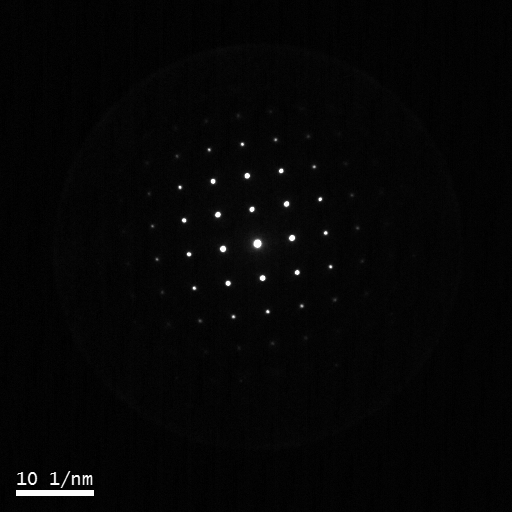
#> input picture image.jpg, 512 x 512 px
$ python 'DP Indexing_0711.py'
#> lines starting #> are read from the running program, lines starting #| are printed output that depends on the picture; after the words box and inside, x2 and y2 are one past the last pixel; in counts of white or black regions, pixels touching at a corner belong together
import cv2
import numpy as np
import math
import pandas as pd
import tkinter as tk
from tkinter import filedialog
from tkinter import messagebox, simpledialog
import os

# 마우스 이벤트 처리
start_x, start_y = 0, 0
end_x, end_y = 0, 0
dragging = False


def get_scalebar(selected_filename):

        # 선택지 버튼 클릭 시 실행되는 함수
    def handle_button_click(choice):
        global answer
        answer = choice
        window.destroy()

    # 이미지 파일 읽기
    image = cv2.imread(selected_filename)

    # 이미지 전처리
    gray = cv2.cvtColor(image, cv2.COLOR_BGR2GRAY)
    edges = cv2.Canny(gray, 50, 150)

    # 윤곽선 검출
    contours, _ = cv2.findContours(edges, cv2.RETR_EXTERNAL, cv2.CHAIN_APPROX_SIMPLE)

    # 사각형 찾기
    rectangles = []
    for contour in contours:
        x, y, w, h = cv2.boundingRect(contour)
        rectangles.append((x, y, w, h))

    # 긴 사각형 찾기
    longest_rectangle = max(rectangles, key=lambda r: r[2])

    while True:
        # 이미지 파일 읽기
        image = cv2.imread(selected_filename)

        # 이미지에 사각형 표시
        x, y, w, h = longest_rectangle
        cv2.rectangle(image, (x, y), (x + w, y + h), (0, 255, 0), 2)

        # 이미지 출력
        cv2.imshow("Longest Rectangle", image)
        cv2.waitKey(0)
        cv2.destroyAllWindows()

        # 사용자 확인을 위한 창 생성
        root = tk.Tk()
        root.withdraw()

        # 사용자 정의 창 생성
        window = tk.Toplevel(root)
        window.title("Confirmation")

        # 선택지 버튼 생성
        yes_button = tk.Button(window, text="Yes", command=lambda: handle_button_click("Yes"))
        no_button = tk.Button(window, text="No", command=lambda: handle_button_click("No"))
        skip_button = tk.Button(window, text="No rectangle here", command=lambda: handle_button_click("No rectangle here"))

        # 선택지 버튼 배치
        yes_button.pack(padx=10, pady=5)
        no_button.pack(padx=10, pady=5)
        skip_button.pack(padx=10, pady=5)

        # 사용자 확인 창 표시
        window.wait_window(window)

        if answer == "Yes":
            # 이미지에 사각형 표시
            x, y, w, h = longest_rectangle
            cv2.rectangle(image, (x, y), (x + w, y + h), (0, 255, 0), 2)

            # 이미지 출력
            cv2.imshow("Longest Rectangle", image)
            cv2.waitKey(0)
            cv2.destroyAllWindows()

            # 사용자가 "Yes" 선택한 경우, 다음 사각형으로 이동
            break
        elif answer == "No rectangle here":
            # 사용자가 "No rectangle here" 선택한 경우, 건너뛰고 반복 종료
            break
        else:
            # 사용자가 "No" 선택한 경우, 다음으로 긴 사각형 찾기
            rectangles.remove(longest_rectangle)
            longest_rectangle = max(rectangles, key=lambda r: r[2] * r[3])

    if answer != "No rectangle here":
        # 사용자에게 입력 받기
        root = tk.Tk()
        root.withdraw()

        scale_bar_length = simpledialog.askfloat("Input", "몇 1/nm 입니까?")
    else:
        scale_bar_length = "N/A"

    # 입력값 출력
    print("Scale Bar Length:", scale_bar_length)
    return w, scale_bar_length
def crop_image(selected_filename):
    # 이미지 파일 경로
    image_path = selected_filename

    # 이미지 로드
    image = cv2.imread(image_path)

    # 이미지 표시 윈도우 생성
    cv2.namedWindow("이미지 선택")
    cv2.imshow("이미지 선택", image)

    # 마우스 이벤트 처리
    start_x, start_y = 0, 0
    end_x, end_y = 0, 0
    dragging = False

    def on_mouse_event(event, x, y, flags, param):
        global dragging, start_x, start_y, end_x, end_y

        if event == cv2.EVENT_LBUTTONDOWN:
            dragging = True
            start_x, start_y = x, y

        elif event == cv2.EVENT_LBUTTONUP:
            dragging = False
            end_x, end_y = x, y
            # 선택한 범위 출력
            print("선택한 범위: x={0}, y={1}, width={2}, height={3}".format(start_x, start_y, end_x-start_x, end_y-start_y))

        elif event == cv2.EVENT_MOUSEMOVE:
            if dragging:
                # 드래그 중인 경우 사각형 그리기
                current_x, current_y = x, y
                cv2.rectangle(image, (start_x, start_y), (current_x, current_y), (0, 255, 0), 2)
                cv2.imshow("이미지 선택", image)

    # 마우스 이벤트 콜백 등록
    cv2.setMouseCallback("이미지 선택", on_mouse_event)

    # 사용자 입력 대기
    cv2.waitKey(0)

    # 윈도우 종료 및 리소스 정리
    cv2.destroyAllWindows()

    # 이미지 로드
    image = cv2.imread(selected_filename)

    # 선택한 범위만을 포함하는 이미지 추출
    cropped_image = image[start_y:end_y, start_x:end_x]

    # 새로운 이미지 표시
    cv2.imshow("Cropped Image", cropped_image)
    cv2.waitKey(0)
    cv2.destroyAllWindows()

# Tkinter 창 생성
root = tk.Tk()
root.withdraw()

# 파일 브라우저 열기
file_path = filedialog.askopenfilename()
#> the answer given: image.jpg

# 파일명 추출
selected_filename = file_path.split('/')[-1]

print("Selected File:", selected_filename)


crop_image(selected_filename)
#> in crop_image, image is the input picture: shape (512, 512, 3); min 0, max 253, mean 5.2
#> in crop_image, `cropped_image = image[start_y:end_y, start_x:end_x]`: cropped_image = empty array


width, scale_bar_length=get_scalebar(selected_filename)
#> in get_scalebar, `edges = cv2.Canny(gray, 50, 150)`:
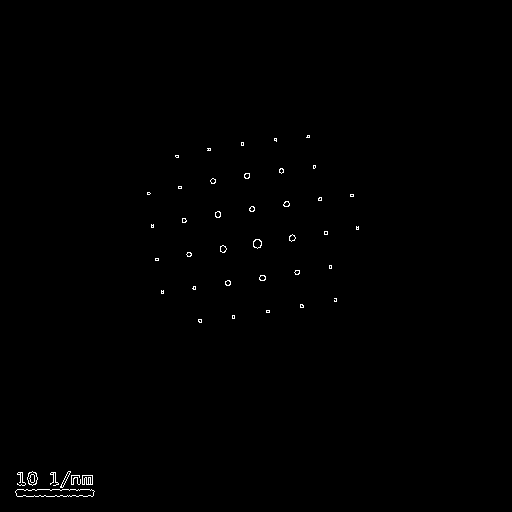
#> edges: shape (512, 512); 0.36% white in thin lines or dots, all inside (x1, y1, x2, y2) = (15, 135, 359, 497)
#> in get_scalebar, `contours, _ = cv2.findContours(edges, cv2.RETR_EXTERNAL, cv2.CHAIN_APP..`: contours = 43 contours, 30 with area under 20; largest, box (x1, y1, x2, y2) and area: (15, 489, 95, 497) 496, (27, 471, 38, 486) 102, (82, 475, 93, 485) 77, (253, 239, 262, 249) 59, (60, 471, 71, 488) 40
#> the loop in get_scalebar, `for contour in contours:` made 43 passes
#> (x, y, w, h) on passes 1, 2, 3, 4, 5, 6, 7, 8, 11, 12, 13, 14: (15, 489, 80, 8), (82, 475, 11, 10), (71, 475, 10, 10), (50, 472, 9, 14), (17, 472, 9, 14), (60, 471, 11, 17), (27, 471, 11, 15), (198, 319, 4, 4), (300, 304, 4, 4), (334, 298, 3, 4), (161, 290, 3, 4), (192, 286, 4, 4)
#> (contour, x, y, w, h) on passes 9, 10, 18, 19, 24, 32: ([[232, 315], [232, 318], [234, 318], [234, 315]], 232, 315, 3, 4), ([[266, 310], [266, 312], [269, 312], [269, 310]], 266, 310, 4, 3), ([[329, 265], [329, 268], [331, 268], [331, 265]], 329, 265, 3, 4), ([[155, 258], [155, 260], [158, 260], [158, 258]], 155, 258, 4, 3), ([[324, 231], [324, 234], [327, 234], [327, 231]], 324, 231, 4, 4), ([[350, 194], [350, 196], [353, 196], [353, 194]], 350, 194, 4, 3)
#> after the loop in get_scalebar, `for contour in contours:`: rectangles = 43 items, first 6: (15, 489, 80, 8), (82, 475, 11, 10), (71, 475, 10, 10), (50, 472, 9, 14), (17, 472, 9, 14), (60, 471, 11, 17)
#> in get_scalebar, `longest_rectangle = max(rectangles, key=lambda r: r[2])`: longest_rectangle = (15, 489, 80, 8)
#> in get_scalebar, `x, y, w, h = longest_rectangle`: x = 15; y = 489; w = 80; h = 8
#> in get_scalebar, `cv2.rectangle(image, (x, y), (x + w, y + h), (0, 255, 0), 2)`:
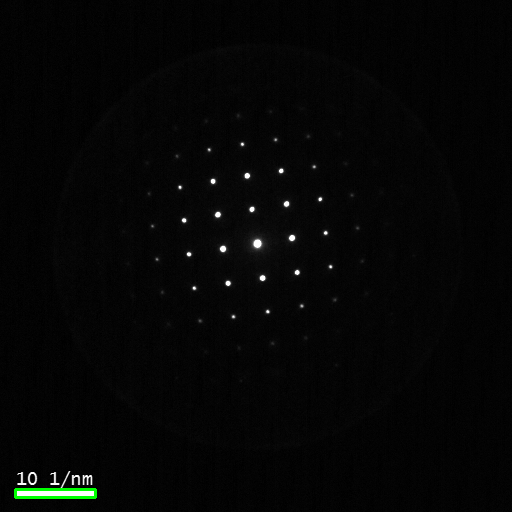
#> image: shape (512, 512, 3); 0.2% of pixels changed, all inside (x1, y1, x2, y2) = (14, 488, 97, 499)
#> (the run stopped early here; a loop or call above may not have finished)

$ run again, on LNMO SAED.jpg
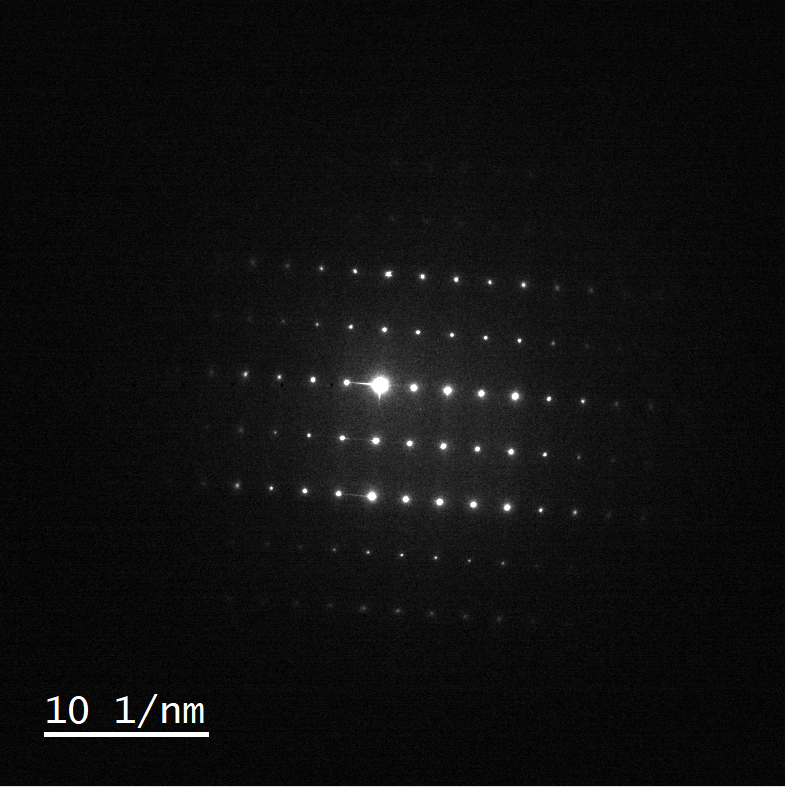
#> input picture LNMO SAED.jpg, 785 x 787 px
#> in crop_image, image is the input picture: shape (787, 785, 3); mean B, G, R 14.9, 14.9, 14.9
#> cropped_image = empty array
#> in get_scalebar, `edges = cv2.Canny(gray, 50, 150)`:
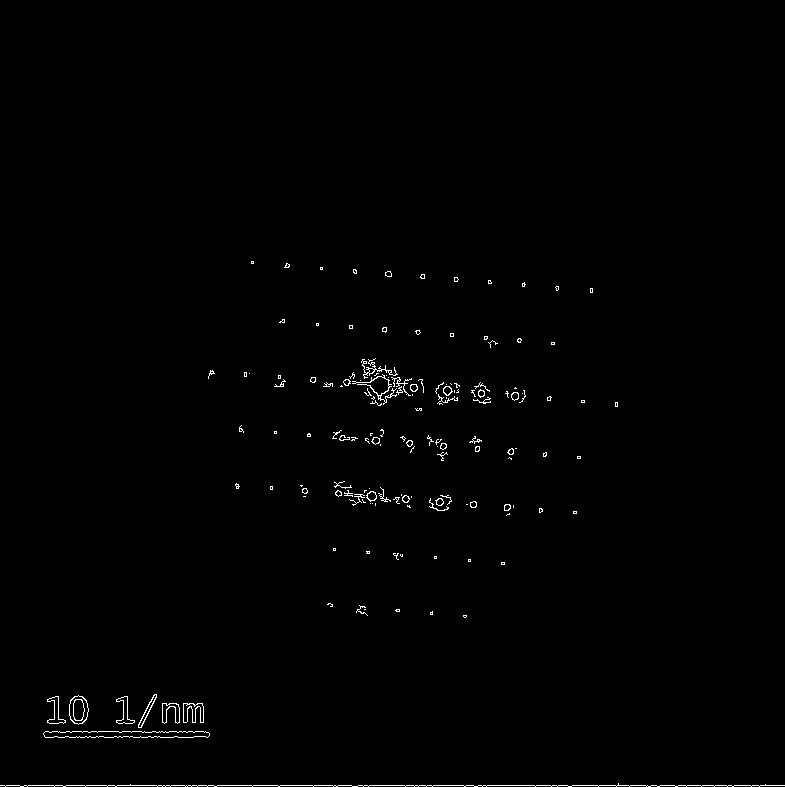
#> edges: shape (787, 785); 0.67% white in thin lines or dots, all inside (x1, y1, x2, y2) = (0, 261, 785, 787)
#> contours = 146 contours, 119 with area under 20; largest, box (x1, y1, x2, y2) and area: (43, 731, 210, 738) 878, (69, 695, 89, 725) 432, (183, 703, 204, 723) 224, (162, 703, 180, 724) 182, (47, 696, 66, 724) 174
#> the loop in get_scalebar, `for contour in contours:` made 146 passes
#> (x, y, w, h) on passes 1 to 8: (0, 783, 785, 4), (43, 731, 167, 7), (183, 703, 21, 20), (162, 703, 18, 21), (116, 696, 19, 28), (47, 696, 19, 28), (69, 695, 20, 30), (138, 694, 19, 34)
#> after the loop in get_scalebar, `for contour in contours:`: rectangles = 146 items, first 6: (0, 783, 785, 4), (43, 731, 167, 7), (183, 703, 21, 20), (162, 703, 18, 21), (116, 696, 19, 28), (47, 696, 19, 28)
#> longest_rectangle = (0, 783, 785, 4)
#> in get_scalebar, `x, y, w, h = longest_rectangle`: x = 0; y = 783; w = 785; h = 4
#> in get_scalebar, `cv2.rectangle(image, (x, y), (x + w, y + h), (0, 255, 0), 2)`:
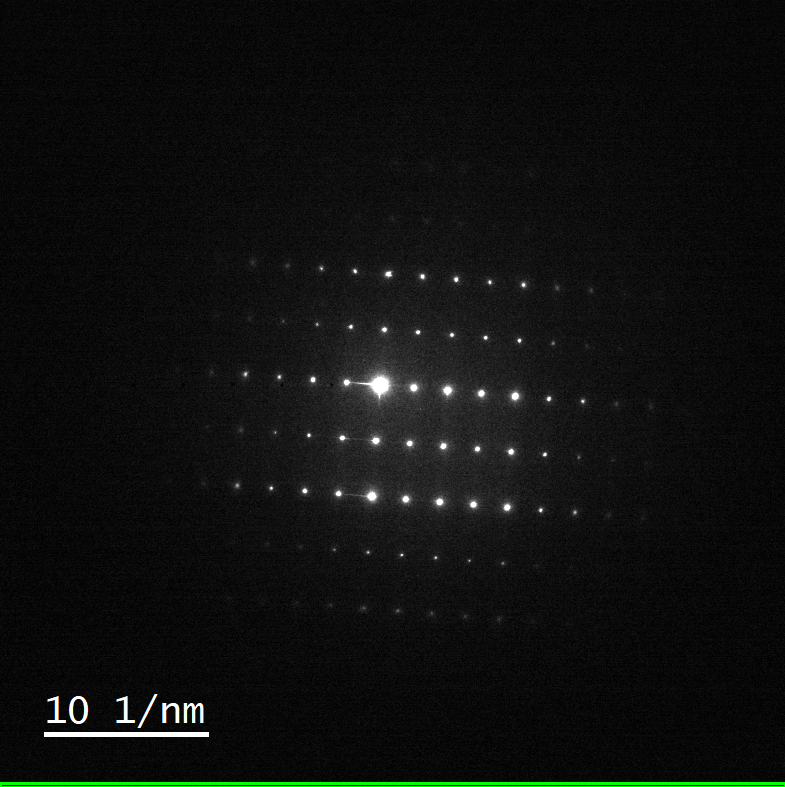
#> image: shape (787, 785, 3); 0.51% of pixels changed, all inside (x1, y1, x2, y2) = (0, 782, 785, 787)

$ run again, on LNMO SAED_crop.jpg
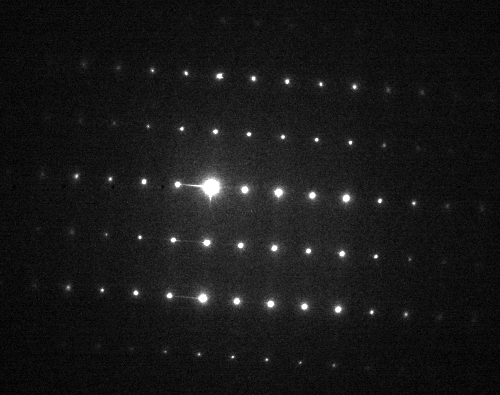
#> input picture LNMO SAED_crop.jpg, 500 x 395 px
#> in crop_image, image is the input picture: shape (395, 500, 3); min 0, max 255, mean 23.9
#> cropped_image = empty array
#> in get_scalebar, `edges = cv2.Canny(gray, 50, 150)`:
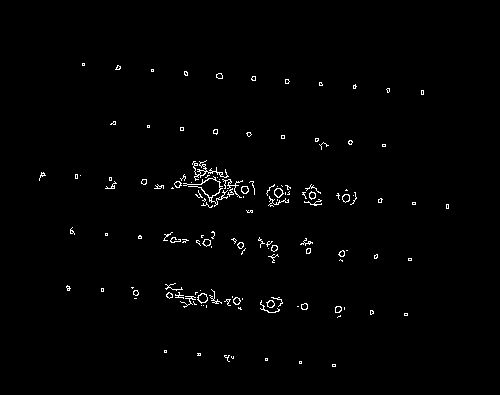
#> edges: shape (395, 500); 1.1% white in thin lines or dots, all inside (x1, y1, x2, y2) = (39, 63, 449, 367)
#> contours = 132 contours, 112 with area under 20; largest, box (x1, y1, x2, y2) and area: (197, 293, 208, 304) 71, (192, 160, 229, 181) 66, (274, 188, 284, 198) 60, (342, 194, 350, 203) 46, (183, 176, 228, 207) 44
#> the loop in get_scalebar, `for contour in contours:` made 132 passes
#> (x, y, w, h) on passes 4, 5, 6, 8, 10, 12, 13, 16: (231, 356, 3, 3), (224, 355, 6, 7), (197, 353, 4, 3), (337, 315, 4, 3), (370, 310, 4, 5), (238, 307, 4, 3), (335, 306, 7, 7), (203, 305, 1, 1)
#> after the loop in get_scalebar, `for contour in contours:`: rectangles = 132 items, first 6: (332, 364, 4, 3), (299, 361, 3, 3), (265, 358, 3, 3), (231, 356, 3, 3), (224, 355, 6, 7), (197, 353, 4, 3)
#> longest_rectangle = (183, 176, 45, 31)
#> in get_scalebar, `x, y, w, h = longest_rectangle`: x = 183; y = 176; w = 45; h = 31
#> in get_scalebar, `cv2.rectangle(image, (x, y), (x + w, y + h), (0, 255, 0), 2)`:
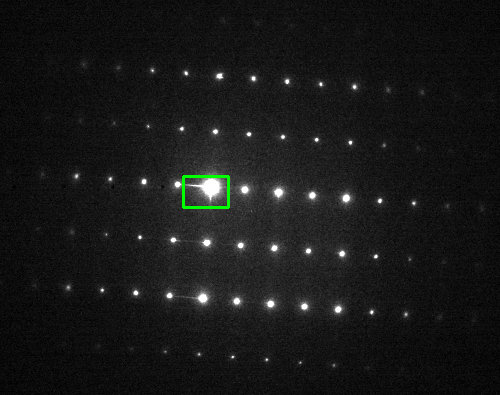
#> image: shape (395, 500, 3); 0.23% of pixels changed, all inside (x1, y1, x2, y2) = (182, 175, 230, 209)

$ run again, on saed_pattern.jpg
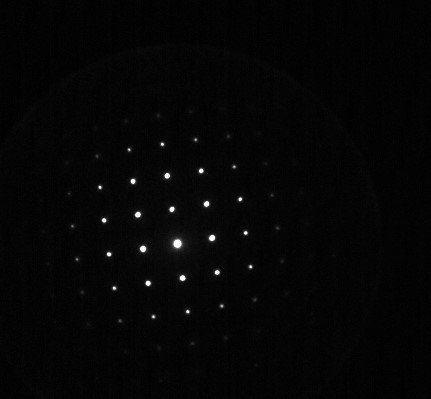
#> input picture saed_pattern.jpg, 431 x 399 px
#> in crop_image, image is the input picture: shape (399, 431, 3); min 0, max 255, mean 5.3
#> cropped_image = empty array
#> in get_scalebar, `edges = cv2.Canny(gray, 50, 150)`:
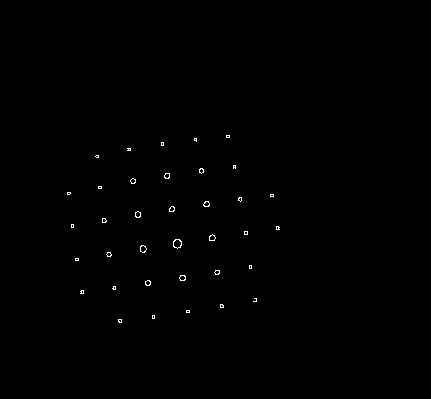
#> edges: shape (399, 431); 0.29% white in thin lines or dots, all inside (x1, y1, x2, y2) = (67, 135, 280, 323)
#> contours = 36 contours, 27 with area under 20; largest, box (x1, y1, x2, y2) and area: (173, 239, 182, 249) 59, (140, 245, 147, 253) 33, (209, 234, 216, 241) 28, (179, 275, 186, 281) 26, (135, 211, 141, 218) 26
#> the loop in get_scalebar, `for contour in contours:` made 36 passes
#> (x, y, w, h) on passes 1, 4, 5, 6, 7, 8, 9, 10: (118, 319, 4, 4), (220, 304, 4, 4), (253, 298, 4, 4), (80, 290, 4, 4), (112, 286, 4, 4), (145, 280, 6, 6), (179, 275, 7, 6), (214, 270, 6, 5)
#> after the loop in get_scalebar, `for contour in contours:`: rectangles = 36 items, first 6: (118, 319, 4, 4), (152, 315, 3, 4), (186, 310, 4, 3), (220, 304, 4, 4), (253, 298, 4, 4), (80, 290, 4, 4)
#> longest_rectangle = (173, 239, 9, 10)
#> in get_scalebar, `x, y, w, h = longest_rectangle`: x = 173; y = 239; w = 9; h = 10
#> image: shape (399, 431, 3); 0.06% of pixels changed, all inside (x1, y1, x2, y2) = (172, 238, 184, 251)
